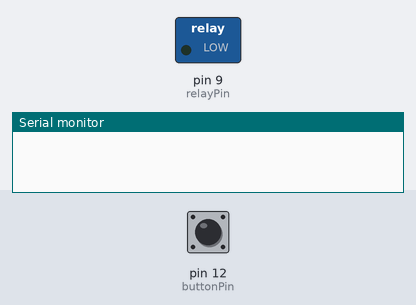
This sketch was run on a simulated Arduino Uno, built with avr-gcc and run on an emulated ATmega328P. Parts: switched loads named in the sketch (green lamp = pin HIGH), the last lines printed to the serial monitor. The inputs (shaded band) are chosen by the test bench; at power-on: pin 12 (buttonPin) HIGH.

Above: at 1.2 s.
1.3 s: pin 12 (buttonPin) pulled LOW for 0.15 s
At 2.5 s:
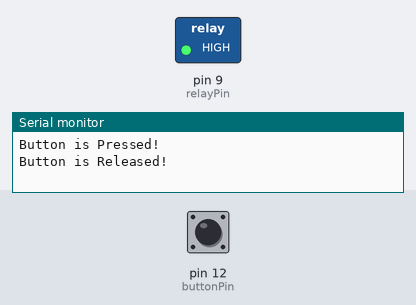
2.9 s: pin 12 (buttonPin) pulled LOW for 1 s
At 3.9 s:
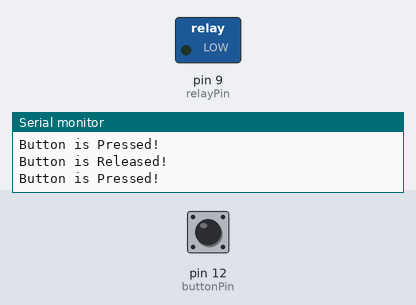
5.4 s: pin 12 (buttonPin) pulled LOW for 3.2 s
At 5.8 s:
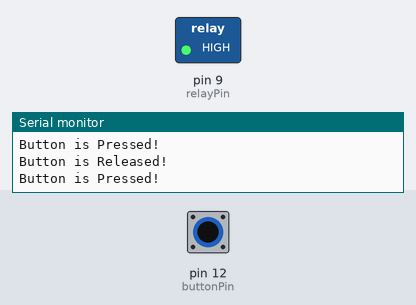
Timing chart, 0 to 8.4 s (numbered marks = the images above; inputs shaded):
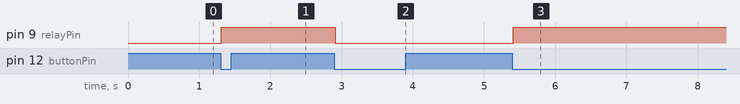

Measured:
- after the input at 1.3 s, pin 9 (relayPin): LOW → HIGH at once
- after the input at 2.9 s, pin 9 (relayPin): HIGH → LOW at once
- after the input at 5.4 s, pin 9 (relayPin): LOW → HIGH at once

The sketch:

Sketch_11.1.1_Control_Motor_by_Relay.ino
```cpp
/*
  Sketch 11.1.1
  Control Motor by Relay

  modified 2016/5/13
  by http://www.freenove.com
*/

int relayPin = 9;     // the number of the relay pin
int buttonPin = 12;   // the number of the push button pin

int buttonState = HIGH;     // Record button state, and initial the state to high level
int relayState = LOW;       // Record relay state, and initial the state to low level
int lastButtonState = HIGH; // Record the button state of last detection
long lastChangeTime = 0;    // Record the time point for button state change

void setup() {
  pinMode(buttonPin, INPUT);  // Set push button pin into input mode
  pinMode(relayPin, OUTPUT);  // Set relay pin into output mode
  digitalWrite(relayPin, relayState); // Set the initial state of relay into "off"
  Serial.begin(9600);                 // Initialize serial port,and set baud rate to 9600
}

void loop() {
  int nowButtonState = digitalRead(buttonPin); // Read current state of button pin
  // If button pin state has changed, record the time point
  if (nowButtonState != lastButtonState) {
    lastChangeTime = millis();
  }
  // If button state changes, and stays stable for a while, then it should have skipped the bounce area
  if (millis() - lastChangeTime > 10) {
    if (buttonState != nowButtonState) {  // Confirm button state has changed
      buttonState = nowButtonState;
      if (buttonState == LOW) {     // Low level indicates the button is pressed
        relayState = !relayState;           // Reverse relay state
        digitalWrite(relayPin, relayState); // Update relay state
        Serial.println("Button is Pressed!");
      }
      else {                        // High level indicates the button is released
        Serial.println("Button is Released!");
      }
    }
  }
  lastButtonState = nowButtonState; // Save the state of last button
}
```
